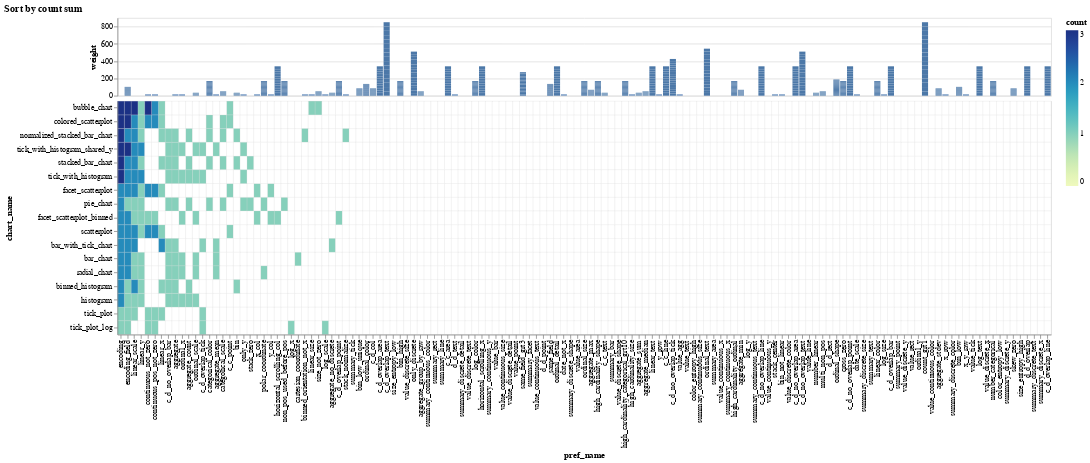

The notebook cell this image was saved under:
### Markdown cell above
## Interactive Selection of Debugging Variants

_Interactions will work only in a Python-enabled environment! Please [clone the repository](https://github.com/cmudig/draco2) or start it in [Binder](https://mybinder.org/v2/gh/cmudig/draco2/HEAD)._

### Code cell
import ipywidgets as widgets
from IPython.display import display, clear_output

configs = DracoDebugPlotter.__DEFAULT_CONFIGS__
DEFAULT_CFG = configs[0]
chart_output: widgets.Output | None

config_selector = widgets.Dropdown(
    options=[cfg.title for cfg in configs],
    value=DEFAULT_CFG.title,
    description="Sorting:",
    disabled=False,
)


def on_config_selected(cfg_title: str):
    """Generates and displays a chart for the config identified by `cfg_title`"""
    cfg = [cfg for cfg in configs if cfg.title == cfg_title]
    if len(cfg) == 0:
        raise RuntimeError(f'No chart configuration with the title "{cfg_title}"')
    chart = plotter.create_chart(cfg[0])
    clear_output()
    display(config_selector)
    display(chart)


def handle_config_selection(event):
    """Handler registered to the `config_selector` dropdown widget"""
    if event["type"] == "change":
        cfg_title: str = event["owner"].value
        on_config_selected(cfg_title)


# Register the event handler to the dropdown
config_selector.observe(handle_config_selection)
# Display initial value
on_config_selected(DEFAULT_CFG.title)

### Figure 1 — Vega-Lite specification as saved in the notebook (floating-point values rounded to 4 significant figures; data arrays with more than 128 entries replaced by an {"elided": "..."} marker saying what was removed)
{"config": {"view": {"continuousWidth": 400, "continuousHeight": 300}}, "vconcat": [{"mark": "bar", "encoding": {"tooltip": [{"field": "pref_name", "type": "nominal"}, {"field": "weight", "type": "quantitative"}], "x": {"axis": null, "field": "pref_name", "sort": {"field": "count", "op": "sum", "order": "descending"}, "type": "nominal"}, "y": {"field": "weight", "type": "quantitative"}}, "height": 100.0, "width": 1200}, {"mark": {"type": "rect", "stroke": "lightgray", "strokeWidth": 0.25}, "encoding": {"color": {"condition": {"value": "white", "test": "(datum.count === 0)"}, "field": "count", "type": "quantitative"}, "tooltip": [{"field": "chart_name", "type": "nominal"}, {"field": "pref_name", "type": "nominal"}, {"field": "count", "type": "quantitative"}, {"field": "weight", "type": "quantitative"}], "x": {"field": "pref_name", "sort": {"field": "count", "op": "sum", "order": "descending"}, "type": "nominal"}, "y": {"field": "chart_name", "sort": {"field": "count", "op": "sum", "order": "descending"}, "type": "nominal"}}, "height": 300.0, "width": 1200}], "data": {"name": "data-42f0498366cd0907384675d536412acc"}, "spacing": 0, "title": "Sort by count sum", "$schema": "https://vega.github.io/schema/vega-lite/v4.17.0.json", "datasets": {"data-42f0498366cd0907384675d536412acc": {"elided": "2329 records"}}}
